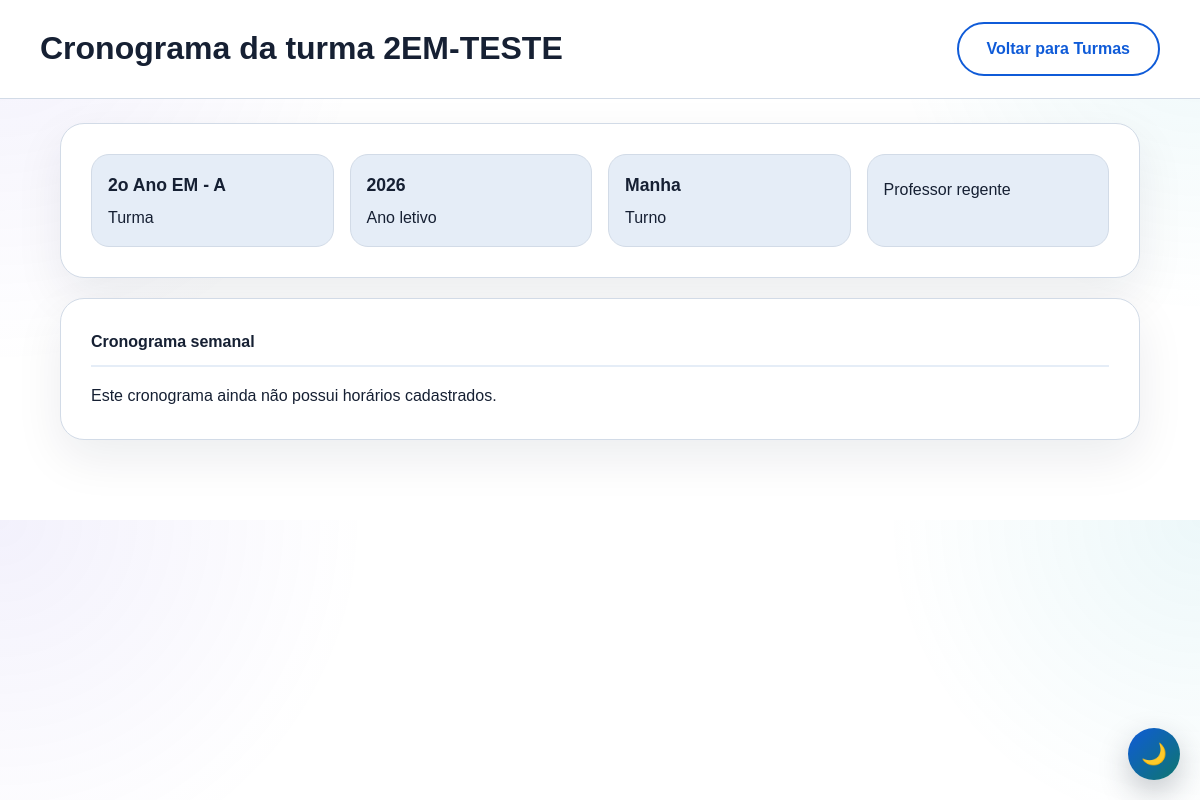
Screenshot of /turmas/1/cronograma.html (signed in) with the database file from the repository.
### academics/models.py (models this page shows, shortened)
class Classroom(models.Model):
    class Shift(models.TextChoices):
        MORNING = "morning", "Manha"
        AFTERNOON = "afternoon", "Tarde"
        EVENING = "evening", "Noite"
        FULL_TIME = "full_time", "Integral"
    name = models.CharField(max_length=120)
    slug = models.SlugField(unique=True, blank=True)
    access_code = models.CharField(max_length=12, unique=True, default=generate_access_code, editable=False)
    school_year = models.PositiveIntegerField()
    academic_year = models.ForeignKey(
        AcademicYear,
        on_delete=models.PROTECT,
        related_name="classrooms",
        null=True,
        blank=True,
    )
    grade_level = models.ForeignKey(
        GradeLevel,
        on_delete=models.PROTECT,
        related_name="classrooms",
        null=True,
        blank=True,
    )
    section = models.CharField(max_length=20, blank=True)
    shift = models.CharField(max_length=20, choices=Shift.choices, default=Shift.MORNING)
    is_active = models.BooleanField(default=True)
    homeroom_teacher = models.ForeignKey(
        settings.AUTH_USER_MODEL,
        on_delete=models.SET_NULL,
        null=True,
        blank=True,
        related_name="homeroom_classrooms",
        limit_choices_to={"role": "teacher"},
    )
    created_by = models.ForeignKey(
        settings.AUTH_USER_MODEL,
        on_delete=models.SET_NULL,
        null=True,
        blank=True,
        related_name="created_classrooms",
    )
    subjects = models.ManyToManyField(Subject, through="ClassroomSubject", related_name="classrooms")
    class Meta:
        ordering = ["-school_year", "name"]
        constraints = [
            models.UniqueConstraint(fields=["name", "school_year", "section"], name="uniq_classroom_year_section")
        ]
        indexes = [
            models.Index(fields=["school_year", "is_active"]),
            models.Index(fields=["shift", "is_active"]),
            models.Index(fields=["slug"]),
            models.Index(fields=["access_code"]),
        ]

class GradeLevel(models.Model):
    class EducationStage(models.TextChoices):
        FUNDAMENTAL_I = "fundamental_i", "Ensino Fundamental I"
        FUNDAMENTAL_II = "fundamental_ii", "Ensino Fundamental II"
        HIGH_SCHOOL = "high_school", "Ensino Medio"
    code = models.CharField(max_length=20, unique=True)
    name = models.CharField(max_length=60, unique=True)
    stage = models.CharField(max_length=30, choices=EducationStage.choices)
    sequence = models.PositiveSmallIntegerField()
    is_active = models.BooleanField(default=True)
    class Meta:
        ordering = ["stage", "sequence", "name"]

class AcademicYear(models.Model):
    year = models.PositiveIntegerField(unique=True)
    name = models.CharField(max_length=40, blank=True)
    starts_on = models.DateField(blank=True, null=True)
    ends_on = models.DateField(blank=True, null=True)
    is_active = models.BooleanField(default=True)
    class Meta:
        ordering = ["-year"]

### core/views.py (the view, shortened to what this page needs)
# urls.py: path("turmas/<int:classroom_id>/cronograma.html", views.classroom_schedule, name="classroom_schedule"),
@login_required
def classroom_schedule(request, classroom_id):
    classroom = get_object_or_404(
        scoped_classrooms(request.user).select_related("academic_year", "grade_level", "homeroom_teacher").prefetch_related(
            "weekly_schedules__subject",
            "weekly_schedules__teacher",
        ),
        pk=classroom_id,
    )
    schedules = classroom.weekly_schedules.filter(
        weekday__in=[
            WeeklySchedule.Weekday.MONDAY,
            WeeklySchedule.Weekday.TUESDAY,
            WeeklySchedule.Weekday.WEDNESDAY,
            WeeklySchedule.Weekday.THURSDAY,
            WeeklySchedule.Weekday.FRIDAY,
        ],
    ).order_by("weekday", "starts_at")
    weekday_labels = [
        (WeeklySchedule.Weekday.MONDAY, "Segunda"),
        (WeeklySchedule.Weekday.TUESDAY, "Terca"),
        (WeeklySchedule.Weekday.WEDNESDAY, "Quarta"),
        (WeeklySchedule.Weekday.THURSDAY, "Quinta"),
        (WeeklySchedule.Weekday.FRIDAY, "Sexta"),
    ]
    time_slots = sorted({(schedule.starts_at, schedule.ends_at) for schedule in schedules})
    schedule_map = {
        (schedule.weekday, schedule.starts_at, schedule.ends_at): schedule for schedule in schedules
    }
    subject_color_map = {}
    default_colors = [
        "#2563eb",
        "#16a34a",
        "#ca8a04",
        "#7c3aed",
        "#0f766e",
        "#db2777",
        "#0891b2",
    ]
    rows = []
    return render(
        request,
        "core/classroom_schedule.html",
        {
            "classroom": classroom,
            "weekday_labels": weekday_labels,
            "rows": rows,
            "subject_color_map": subject_color_map,
        },
    )

### academics/services.py (called while the page is built)
def scoped_classrooms(user):
    if user.role == User.Role.ADMIN:
        return Classroom.objects.all()
    if user.role == User.Role.TEACHER:
        return Classroom.objects.filter(
            Q(homeroom_teacher=user) | Q(classroom_subjects__teacher=user)
        ).distinct()
    return Classroom.objects.filter(enrollments__student=user, enrollments__status="approved").distinct()

### templates/core/classroom_schedule.html (shortened to what this page needs)
<!DOCTYPE html>
<html lang="pt-br">
<head>
    <link rel="stylesheet" href="/assets/css/style.css" />
</head>
<body>
    <header class="page-header">
        <div class="header-content">
            <h1>Cronograma da turma {{ classroom.name }}</h1>
            <a href="{% url 'core:turmas' %}" class="btn btn-secondary">Voltar para Turmas</a>
        </div>
    </header>
    <main class="page-main page-main-wide">
        <section class="card">
            <div class="schedule-summary-grid">
                <div>
                    <strong>{{ classroom.grade_level.name|default:classroom.name }}{% if classroom.section %} - {{ classroom.section }}{% endif %}</strong>
                    <span>Turma</span>
                </div>
                <div>
                    <strong>{{ classroom.academic_year.name|default:classroom.school_year }}</strong>
                    <span>Ano letivo</span>
                </div>
                <div>
                    <strong>{{ classroom.get_shift_display }}</strong>
                    <span>Turno</span>
                </div>
                <div>
                    <span>Professor regente</span>
                </div>
            </div>
        </section>
        <section class="card">
            <h2 class="widget-title">Cronograma semanal</h2>
            {% if rows %}
                <div class="table-wrap">
                    <table class="schedule-table">
                        <thead>
                            <tr>
                                <th>Horário</th>
                                {% for weekday, label in weekday_labels %}
                                <th>{{ label }}</th>
                                {% endfor %}
                            </tr>
                        </thead>
                        <tbody>
                            {% for row in rows %}
                            <tr>
                                <td>{{ row.time }}</td>
                                {% for cell in row.cells %}
                                <td>
                                    {% if cell.schedule %}
                                        {% if cell.schedule.entry_type == 'break' %}
                                            <span class="schedule-pill schedule-pill-break">Intervalo</span>
                                        {% else %}
                                            <span class="schedule-pill" style="background-color: {{ cell.color|default:'#2563eb' }}">
                                                {{ cell.schedule.subject.name }}
                                            </span>
                                            <div class="schedule-cell-meta">
                                                <span>{{ cell.schedule.teacher.full_name|default:'Professor nao definido' }}</span>
                                                {% if cell.schedule.room %}
                                                    <small>Sala {{ cell.schedule.room }}</small>
                                                {% endif %}
                                            </div>
                                        {% endif %}
                                    {% else %}
                                        <span class="muted-text">Livre</span>
                                    {% endif %}
                                </td>
                                {% endfor %}
                            </tr>
                            {% endfor %}
                        </tbody>
                    </table>
                </div>
            {% else %}
                <p>Este cronograma ainda não possui horários cadastrados.</p>
            {% endif %}
        </section>
    </main>
</body>
</html>

### assets/css/style.css (style rules this page uses)
:root { --primary-color: #0f5bd8; --primary-dark: #0b43a6; --secondary-color: #0f766e; --accent-color: #f59e0b; --background-light: #eef3f8; --background-white: #ffffff; --surface-muted: #e5edf7; --text-dark: #162033; --text-light: #617086; --border-color: #d2dbe7; --card-shadow: 0 18px 48px rgba(12, 25, 45, 0.08); --soft-shadow: 0 14px 38px rgba(15, 91, 216, 0.18); --font-family: 'Manrope', sans-serif; --container-width: 1120px; --header-height: 80px; --radius-lg: 24px; --radius-md: 16px; --radius-sm: 10px; }
* { margin: 0; padding: 0; box-sizing: border-box; }
html { scroll-behavior: smooth; font-size: 16px; }
body { font-family: var(--font-family); color: var(--text-dark); line-height: 1.6; background: radial-gradient(circle at top left, rgba(95, 75, 219, 0.08), transparent 28%), radial-gradient(circle at top right, rgba(20, 163, 184, 0.08), transparent 24%), var(--background-white); transition: background-color 0.3s, color 0.3s; }
a { text-decoration: none; color: inherit; }
section { padding: 88px 0; }
.btn { display: inline-flex; align-items: center; justify-content: center; gap: 10px; padding: 12px 28px; border-radius: 999px; border: 2px solid transparent; font-weight: 600; transition: transform 0.25s ease, background-color 0.25s ease, color 0.25s ease, border-color 0.25s ease, box-shadow 0.25s ease; text-align: center; cursor: pointer; }
.btn-secondary { background: transparent; color: var(--primary-color); border-color: var(--primary-color); }
.problem-solution, .audience-card, .differentiator-card, .testimonial-card, .contact-panel, .contact-form, .card { border: 1px solid var(--border-color); border-radius: var(--radius-lg); background: var(--background-white); box-shadow: var(--card-shadow); }
.problem-solution, .audience-card, .contact-panel, .contact-form, .card { padding: 30px; }
.card { margin-bottom: 20px; }
.page-header { padding: 22px 20px; background: var(--background-white); border-bottom: 1px solid var(--border-color); }
.page-header .header-content { max-width: var(--container-width); margin: 0 auto; display: flex; flex-wrap: wrap; justify-content: space-between; gap: 14px; align-items: center; }
.page-main-wide { padding: 24px 20px 60px; max-width: var(--container-width); margin: 0 auto; }
.schedule-summary-grid { display: grid; grid-template-columns: repeat(4, minmax(0, 1fr)); gap: 16px; }
.schedule-summary-grid div { padding: 16px; border-radius: 18px; border: 1px solid var(--border-color); background: var(--surface-muted); }
.schedule-summary-grid strong { display: block; margin-bottom: 6px; font-size: 1.1rem; }
.widget-title { font-size: 1rem; margin-bottom: 16px; padding-bottom: 10px; border-bottom: 2px solid var(--surface-muted); }

### rows the page displays
Classroom: name "2EM-TESTE", grade_level.name "2o Ano EM", section "A", academic_year.name "2026", shift "Manha"
